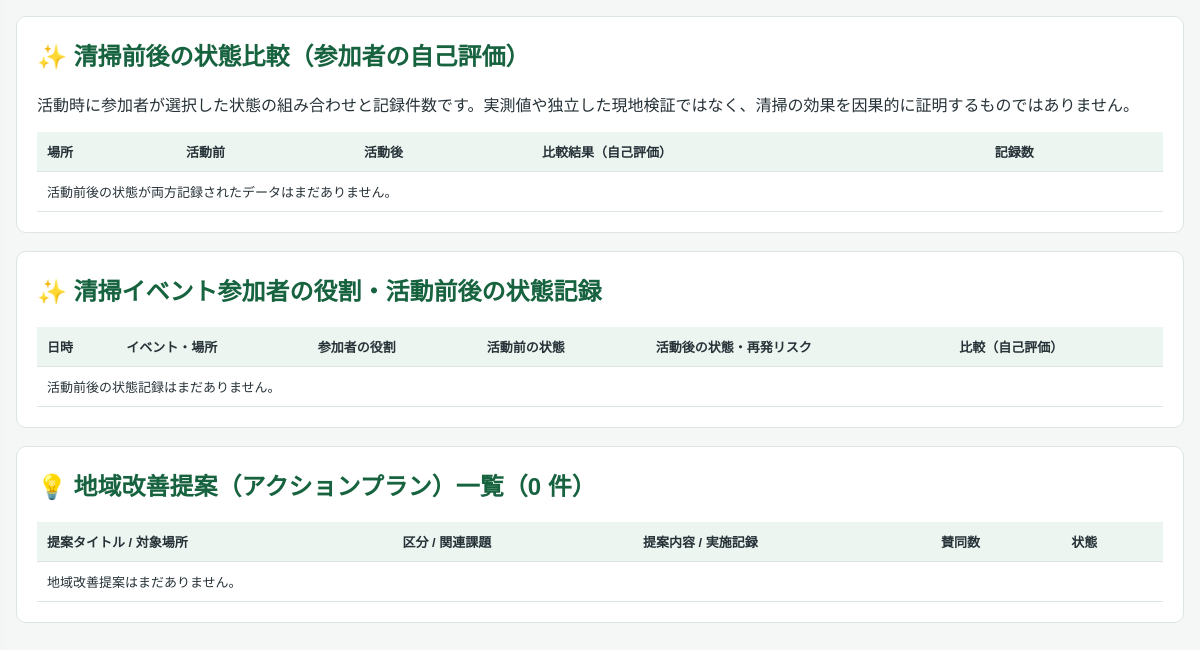
Page /organizer/issues (signed in, lower part) on the earlier database version.
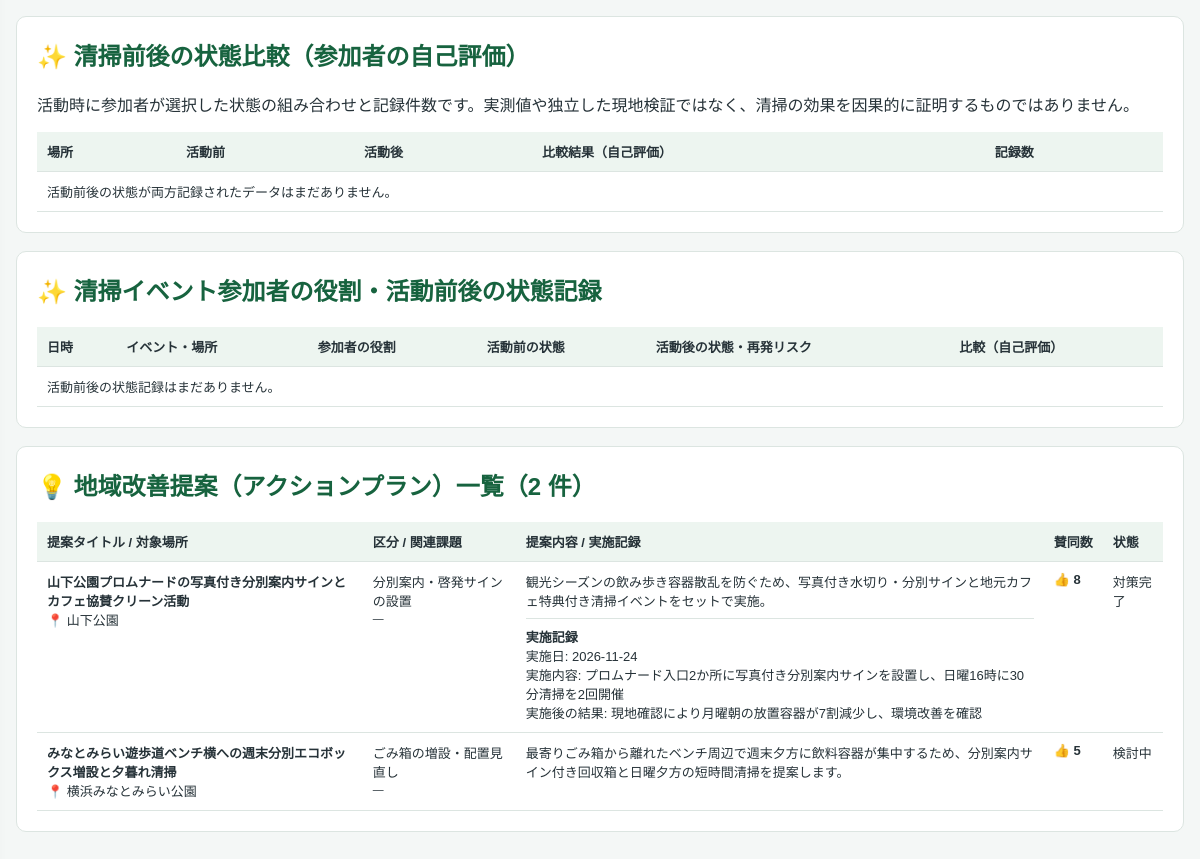
Same page on the later database version.
### tables this page shows
CREATE TABLE improvement_proposals (
                id INTEGER PRIMARY KEY AUTOINCREMENT,
                user_id INTEGER NOT NULL,
                author_role TEXT NOT NULL DEFAULT 'user'
                    CHECK(author_role IN ('user', 'organizer', 'admin')),
                title TEXT NOT NULL,
                location TEXT NOT NULL,
                proposal_type TEXT NOT NULL DEFAULT 'ごみ箱の増設・配置見直し',
                issue_report_id INTEGER REFERENCES issue_reports(id) ON DELETE SET NULL,
                description TEXT NOT NULL DEFAULT '',
                status TEXT NOT NULL DEFAULT 'proposed'
                    CHECK(status IN ('proposed', 'under_review', 'adopted', 'completed')),
                support_count INTEGER NOT NULL DEFAULT 0,
                admin_comment TEXT NOT NULL DEFAULT '',
                created_at TEXT NOT NULL DEFAULT CURRENT_TIMESTAMP, implementation_details TEXT NOT NULL DEFAULT '', implemented_on TEXT, outcome_note TEXT NOT NULL DEFAULT '',
                FOREIGN KEY (user_id) REFERENCES users(id)
            );

### app.py (the view)
@app.route('/organizer/issues')
@organizer_required
def organizer_issues():
    conn = get_db()
    try:
        data = _load_regional_issue_analytics(conn, include_personal_info=False)
        return render_template('admin_issues.html', is_admin=False, **data)
    finally:
        conn.close()

### app.py (called while the page is built)
def get_db():
    conn = sqlite3.connect(DATABASE)
    conn.row_factory = sqlite3.Row
    conn.execute("PRAGMA foreign_keys = ON")
    return conn

def get_user_organization_id(conn, user_id):
    membership = conn.execute('''
        SELECT om.organization_id
        FROM organization_members om
        JOIN organizations o ON o.id = om.organization_id
        WHERE om.user_id = ? AND om.status = 'active'
            AND o.status = 'approved'
        ORDER BY CASE om.role WHEN 'owner' THEN 0 ELSE 1 END, om.id DESC
        LIMIT 1
    ''', (user_id,)).fetchone()
    return membership['organization_id'] if membership else None

@app.template_filter('jst_datetime')
def format_jst_datetime(value):
    if not value:
        return ''
    try:
        parsed = datetime.fromisoformat(value)
    except (TypeError, ValueError):
        return value
    if parsed.tzinfo is None:
        parsed = parsed.replace(tzinfo=timezone.utc)
    return parsed.astimezone(timezone(timedelta(hours=9))).strftime('%Y-%m-%d %H:%M')

### templates/admin_issues.html (shortened to what the changed rows need)
<!DOCTYPE html>
<html lang="ja">
<head>
</head>
<body>
    <main>
                    {% set issue_status_labels = {'open': '未対応', 'in_progress': '対応中', 'resolved': '対応済み'} %}
                    {% set environment_labels = {'unverified': '未確認', 'improved': '改善を確認', 'unchanged': '変化なし', 'worsened': '悪化', 'recurred': '再発を確認'} %}
            {% set status_names = {'open': '未対応', 'in_progress': '対応中・現地確認中', 'resolved': '解決済み'} %}
        <section>
            <h2>✨ 清掃前後の状態比較（参加者の自己評価）</h2>
            <table>
                <thead><tr><th>場所</th><th>活動前</th><th>活動後</th><th>比較結果（自己評価）</th><th>記録数</th></tr></thead>
            </table>
        </section>
        <section>
            <h2>✨ 清掃イベント参加者の役割・活動前後の状態記録</h2>
            <table>
                <thead><tr><th>日時</th><th>イベント・場所</th><th>参加者の役割</th><th>活動前の状態</th><th>活動後の状態・再発リスク</th><th>比較（自己評価）</th></tr></thead>
            </table>
        </section>
        <section>
            <h2>💡 地域改善提案（アクションプラン）一覧（{{ proposals|length }} 件）</h2>
            <table>
                <thead>
                    <tr>
                        <th>提案タイトル / 対象場所</th>
                        <th>区分 / 関連課題</th>
                        <th>提案内容 / 実施記録</th>
                        <th>賛同数</th>
                        <th>状態</th>
                    </tr>
                </thead>
                <tbody>
                    {% set proposal_status_labels = {'proposed': '提案中', 'under_review': '検討中', 'adopted': '採用・実施決定', 'completed': '対策完了'} %}
                    {% for p in proposals %}
                        <tr>
                            <td><strong>{{ p.title }}</strong><br>📍 {{ p.location }}</td>
                            <td>{{ p.proposal_type }}<br><small>{{ p.issue_title or '—' }}</small></td>
                            <td>
                                {{ p.description }}
                                {% if p.implementation_details or p.implemented_on or p.outcome_note %}
                                    <div style="margin-top:8px; padding-top:8px; border-top:1px solid #dce5e1;">
                                        <strong>実施記録</strong>
                                        <div>実施日: {{ p.implemented_on or '未記録' }}</div>
                                        <div>実施内容: {{ p.implementation_details or '未記録' }}</div>
                                        <div>実施後の結果: {{ p.outcome_note or '未記録' }}</div>
                                    </div>
                                {% endif %}
                            </td>
                            <td><strong>👍 {{ p.support_count }}</strong></td>
                            <td>{{ proposal_status_labels.get(p.status, p.status) }}</td>
                        </tr>
                    {% else %}
                        <tr><td colspan="6">地域改善提案はまだありません。</td></tr>
                    {% endfor %}
                </tbody>
            </table>
        </section>
    </main>
</body>
</html>

Differences in the rows shown:
added improvement_proposals: title "山下公園プロムナードの写真付き分別案内サインとカフェ協賛クリーン活動", location "山下公園", proposal_type "分別案内・啓発サインの設置", issue_title "—", description "観光シーズンの飲み歩き容器散乱を防ぐため、写真付き水切り・分別サインと地元カフェ特典付き清掃イベントをセットで実施。", implemented_on "2026-11-24", implementation_details "プロムナード入口2か所に写真付き分別案内サインを設置し、日曜16時に30分清掃を2回開催", outcome_note "現地確認により月曜朝の放置容器が7割減少し、環境改善を確認", support_count "8", get "対策完了"
added improvement_proposals: title "みなとみらい遊歩道ベンチ横への週末分別エコボックス増設と夕暮れ清掃", location "横浜みなとみらい公園", proposal_type "ごみ箱の増設・配置見直し", issue_title "—", description "最寄りごみ箱から離れたベンチ周辺で週末夕方に飲料容器が集中するため、分別案内サイン付き回収箱と日曜夕方の短時間清掃を提案します。", support_count "5", get "検討中"
Other differences:
{{ proposals|length }}: "0" → "2"
text no longer shown: "地域改善提案はまだありません。"
